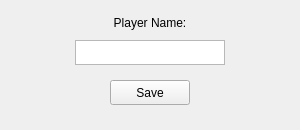
<?xml version="1.0" encoding="UTF-8"?>
<ui version="4.0">
 <class>Popup</class>
 <widget class="QWidget" name="Popup">
  <property name="geometry">
   <rect>
    <x>0</x>
    <y>0</y>
    <width>300</width>
    <height>130</height>
   </rect>
  </property>
  <property name="windowTitle">
   <string>Uno</string>
  </property>
  <widget class="QLabel" name="label">
   <property name="geometry">
    <rect>
     <x>110</x>
     <y>10</y>
     <width>80</width>
     <height>25</height>
    </rect>
   </property>
   <property name="text">
    <string>Player Name:</string>
   </property>
   <property name="alignment">
    <set>Qt::AlignCenter</set>
   </property>
  </widget>
  <widget class="QPlainTextEdit" name="EnterNameHere">
   <property name="geometry">
    <rect>
     <x>75</x>
     <y>40</y>
     <width>150</width>
     <height>25</height>
    </rect>
   </property>
  </widget>
  <widget class="QPushButton" name="SaveBtn">
   <property name="geometry">
    <rect>
     <x>110</x>
     <y>80</y>
     <width>80</width>
     <height>25</height>
    </rect>
   </property>
   <property name="text">
    <string>Save</string>
   </property>
  </widget>
 </widget>
 <resources/>
 <connections/>
</ui>
